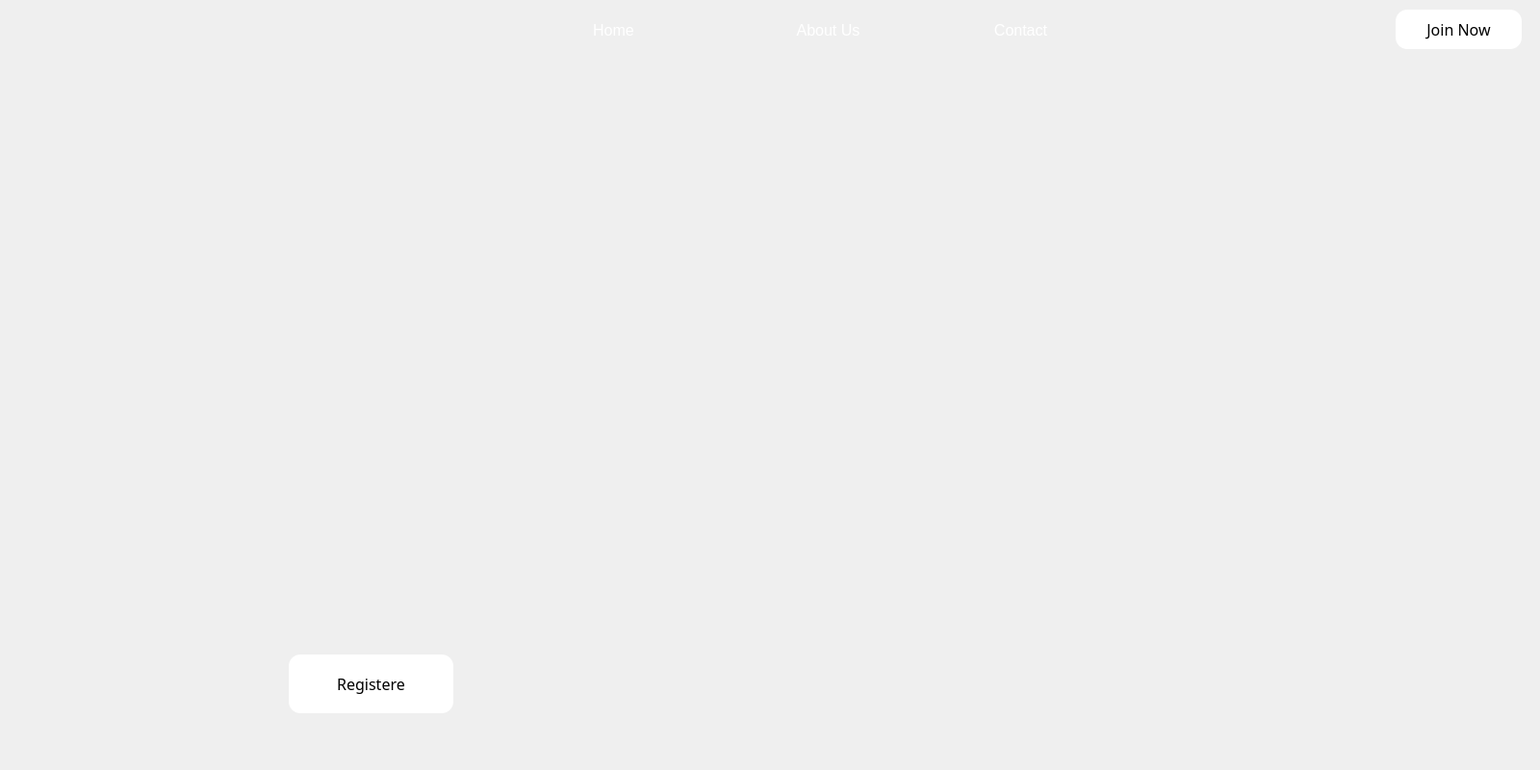
<?xml version="1.0" encoding="UTF-8"?>
<ui version="4.0">
 <class>Dialog</class>
 <widget class="QDialog" name="Dialog">
  <property name="geometry">
   <rect>
    <x>0</x>
    <y>0</y>
    <width>1600</width>
    <height>800</height>
   </rect>
  </property>
  <property name="windowTitle">
   <string>Dialog</string>
  </property>
  <widget class="QWidget" name="widget" native="true">
   <property name="geometry">
    <rect>
     <x>0</x>
     <y>0</y>
     <width>1600</width>
     <height>800</height>
    </rect>
   </property>
   <widget class="QLabel" name="Background_Label">
    <property name="geometry">
     <rect>
      <x>0</x>
      <y>0</y>
      <width>1600</width>
      <height>800</height>
     </rect>
    </property>
    <property name="text">
     <string/>
    </property>
   </widget>
   <widget class="QPushButton" name="Home_Button">
    <property name="geometry">
     <rect>
      <x>600</x>
      <y>20</y>
      <width>75</width>
      <height>23</height>
     </rect>
    </property>
    <property name="font">
     <font>
      <pointsize>12</pointsize>
     </font>
    </property>
    <property name="styleSheet">
     <string notr="true">QPushButton#Home_Button
{
color: rgb(255, 255, 255);
background-color: qlineargradient(spread:pad, x1:0, y1:0, x2:1, y2:0, stop:0 rgba(0, 0, 0, 0), stop:1 rgba(255, 255, 255, 0));
border : 0px solide rgba(0,0,0,0)
}
QPushButton#Home_Button:hover
{
background-color: rgb(62, 168, 234);
   border : 3px solide rgba(0,0,0,0);
   border-radius: 5px;
}
QPushButton#Home_Button:pressed
{
    
	color: rgb(0, 0, 0);
	background-color: rgb(62, 168, 234);
   border : 3px solide rgba(0,0,0,0);
   border-radius: 5px;
}</string>
    </property>
    <property name="text">
     <string>Home</string>
    </property>
   </widget>
   <widget class="QPushButton" name="AboutUs_Button">
    <property name="geometry">
     <rect>
      <x>800</x>
      <y>20</y>
      <width>121</width>
      <height>23</height>
     </rect>
    </property>
    <property name="font">
     <font>
      <pointsize>12</pointsize>
     </font>
    </property>
    <property name="styleSheet">
     <string notr="true">QPushButton#AboutUs_Button
{
color: rgb(255, 255, 255);
background-color: qlineargradient(spread:pad, x1:0, y1:0, x2:1, y2:0, stop:0 rgba(0, 0, 0, 0), stop:1 rgba(255, 255, 255, 0));
border : 0px solide rgba(0,0,0,0)
}
QPushButton#AboutUs_Button:hover
{
background-color: rgb(62, 168, 234);
   border : 3px solide rgba(0,0,0,0);
   border-radius: 5px;
}
QPushButton#AboutUs_Button:pressed
{
    
	color: rgb(0, 0, 0);
	background-color: rgb(62, 168, 234);
   border : 3px solide rgba(0,0,0,0);
   border-radius: 5px;
}</string>
    </property>
    <property name="text">
     <string>About Us</string>
    </property>
   </widget>
   <widget class="QPushButton" name="Contact_Button">
    <property name="geometry">
     <rect>
      <x>1000</x>
      <y>20</y>
      <width>121</width>
      <height>23</height>
     </rect>
    </property>
    <property name="font">
     <font>
      <pointsize>12</pointsize>
     </font>
    </property>
    <property name="styleSheet">
     <string notr="true">QPushButton#Contact_Button
{
color: rgb(255, 255, 255);
background-color: qlineargradient(spread:pad, x1:0, y1:0, x2:1, y2:0, stop:0 rgba(0, 0, 0, 0), stop:1 rgba(255, 255, 255, 0));
border : 0px solide rgba(0,0,0,0)
}
QPushButton#Contact_Button:hover
{
background-color: rgb(62, 168, 234);
   border : 3px solide rgba(0,0,0,0);
   border-radius: 5px;
}
QPushButton#Contact_Button:pressed
{
    
	color: rgb(0, 0, 0);
	background-color: rgb(62, 168, 234);
   border : 3px solide rgba(0,0,0,0);
   border-radius: 5px;
}</string>
    </property>
    <property name="text">
     <string>Contact</string>
    </property>
   </widget>
   <widget class="QPushButton" name="Join_Button">
    <property name="geometry">
     <rect>
      <x>1450</x>
      <y>10</y>
      <width>131</width>
      <height>41</height>
     </rect>
    </property>
    <property name="font">
     <font>
      <family> Abdoullah Ashgar EL-kharef</family>
      <pointsize>12</pointsize>
      <weight>50</weight>
      <bold>false</bold>
     </font>
    </property>
    <property name="styleSheet">
     <string notr="true">QPushButton#Join_Button
{
background-color: rgb(255, 255, 255);
border-radius:12px;
}


QPushButton#Join_Button:hover
{
	
	
	background-color: rgb(62, 168, 234);

}

QPushButton#Join_Button:pressed
{
background-color:rgb(255, 255, 255);

}



</string>
    </property>
    <property name="text">
     <string>Join Now</string>
    </property>
   </widget>
   <widget class="QPushButton" name="Registere_Button">
    <property name="geometry">
     <rect>
      <x>300</x>
      <y>680</y>
      <width>171</width>
      <height>61</height>
     </rect>
    </property>
    <property name="font">
     <font>
      <family> Abdoullah Ashgar EL-kharef</family>
      <pointsize>12</pointsize>
      <weight>50</weight>
      <bold>false</bold>
     </font>
    </property>
    <property name="styleSheet">
     <string notr="true">QPushButton#Registere_Button
{
background-color: rgb(255, 255, 255);
border-radius:12px;
}


QPushButton#Registere_Button:hover
{
	
	
	
background-color: rgb(62, 168, 234);

}

QPushButton#Registere_Button:pressed
{
background-color:rgb(255, 255, 255);

}



</string>
    </property>
    <property name="text">
     <string>Registere</string>
    </property>
   </widget>
  </widget>
 </widget>
 <resources/>
 <connections/>
</ui>
